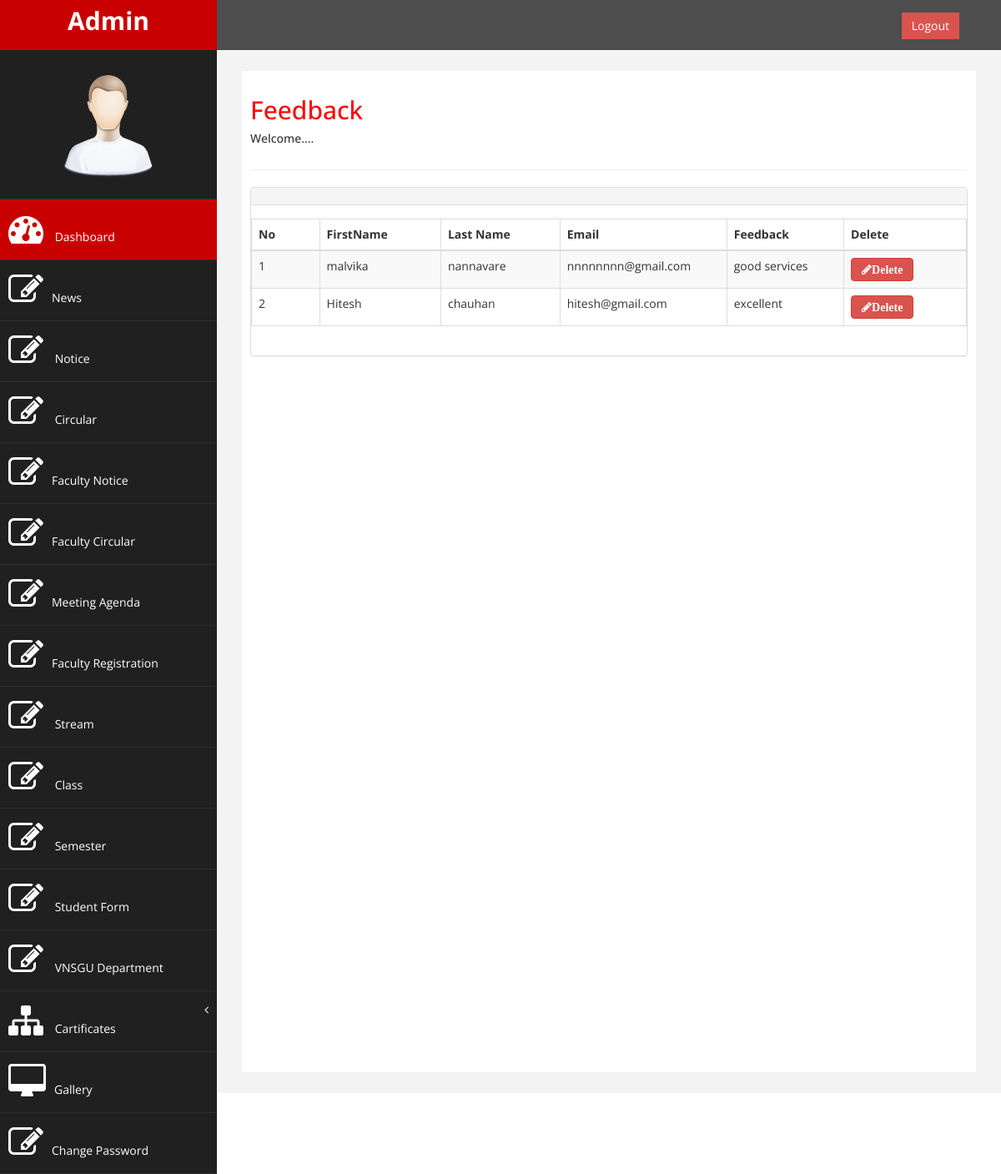
Page /admin/viewfeedback.php (signed in) on the committed database.
### tables this page shows
CREATE TABLE `feedback` (
  `feedback_id` int(11) NOT NULL,
  `first_name` varchar(50) DEFAULT NULL,
  `last_name` varchar(50) DEFAULT NULL,
  `email` varchar(50) DEFAULT NULL,
  `feedback` varchar(1000) DEFAULT NULL
);

### admin/viewfeedback.php (the view, shortened to what this page needs)
<?php
$servername = "localhost";
$username = "root";
$password = "";
$dbname = "oas";
$conn = new mysqli($servername, $username, $password, $dbname);
?>
<!DOCTYPE html PUBLIC "-//W3C//DTD XHTML 1.0 Transitional//EN" "http://www.w3.org/TR/xhtml1/DTD/xhtml1-transitional.dtd">
<html xmlns="http://www.w3.org/1999/xhtml">
<head>
</head>
<body>
<?php include 'header1.php';?>
<div id="page-wrapper" >
            <div id="page-inner">
                <div class="row">
                    <div class="col-md-12">
                     <h2>Feedback</h2>
                        <h5>Welcome.... </h5>
                    </div>
                </div>
                 <hr />
          <div class="row">
                <div class="col-md-12">
                    <div class="panel panel-default">
                        <div class="panel-heading">
                        </div>
                        <div class="panel-body">
                            <div class="table-responsive">
                                <div id="dataTables-example_wrapper" class="dataTables_wrapper form-inline" role="grid"><div class="row"><div class="col-sm-6"><div class="dataTables_length" id="dataTables-example_length"></div></div><table class="table table-striped table-bordered table-hover dataTable no-footer" id="dataTables-example" aria-describedby="dataTables-example_info">
                                    <thead>
                                        <tr role="row"><th class="sorting_asc" tabindex="0" aria-controls="dataTables-example" rowspan="1" colspan="1" aria-sort="ascending" aria-label="Rendering engine: activate to sort column ascending" style="width: 200px;">No</th><th class="sorting" tabindex="0" aria-controls="dataTables-example" rowspan="1" colspan="1" aria-label="Browser: activate to sort column ascending" style="width: 292px;"> FirstName</th><th class="sorting" tabindex="0" aria-controls="dataTables-example" rowspan="1" colspan="1" aria-label="Browser: activate to sort column ascending" style="width: 292px;">Last Name</th><th class="sorting" tabindex="0" aria-controls="dataTables-example" rowspan="1" colspan="1" aria-label="Browser: activate to sort column ascending" style="width: 292px;">Email</th><th class="sorting" tabindex="0" aria-controls="dataTables-example" rowspan="1" colspan="1" aria-label="Browser: activate to sort column ascending" style="width: 292px;">Feedback</th><th class="sorting" tabindex="0" aria-controls="dataTables-example" rowspan="1" colspan="1" aria-label="Browser: activate to sort column ascending" style="width: 292px;">Delete</th></tr>
                                    </thead>
                                    <tbody>
                                    <?php
                                        $ret="select * from feedback";
$stmt = $conn->prepare($ret) ;
$stmt->execute() ;
$res=$stmt->get_result();
$cnt=1;
while($row=$res->fetch_object())
	  {
	  	?>
                                    <tr class="gradeA odd">
                                            <td class="sorting_1"><?php echo $cnt;;?></td>
                                            <td class=" "><?php echo $row->first_name;?></td>
                                            <td class=" "><?php echo $row->last_name;?></td>
                                            <td class=" "><?php echo $row->email;?></td>
                                            <td class=" "><?php echo $row->feedback;?></td>
<td>
<a href="viewfeedback.php?del=<?php echo $row->feedback_id;?>" class="btn btn-danger fa fa-pencil" onclick="return confirm('Do you want to delete');"><b>Delete</b></a></td>
                                        </tr>
                                        <?php $cnt=$cnt+1; }?>
                                        </tbody>
                                </table></div></div></div>
                            </div>
                        </div>
                    </div>
                </div>
            </div>
                </div>
            </div>
<?php include 'footer1.php';?>
</body>
</html>

### admin/assets/css/custom.css (style rules this page uses)
body { font-family: 'Open Sans', sans-serif; }
#page-wrapper { padding: 15px 15px; min-height: 600px; background:#F3F3F3; }
#page-inner { width:100%; margin:10px 20px 10px 0px; background-color:#fff!important; padding:10px; min-height:1200px; }
h2 { color: #f00; }
@media (min-width:768px) { #page-wrapper { margin: 0 0 0 260px; padding: 15px 30px; min-height: 1200px; } }

### rows in the picture
feedback: first_name "malvika", last_name "nannavare", email "nnnnnnnn@gmail.com", feedback "good services"
feedback: first_name "Hitesh", last_name "chauhan", email "hitesh@gmail.com", feedback "excellent"
